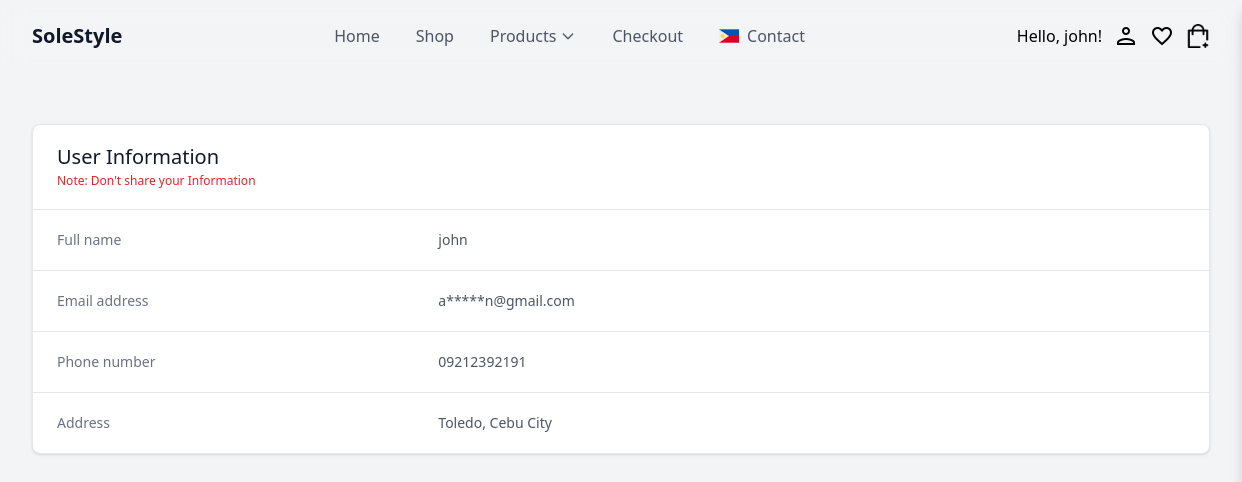
Page /pages/profile/user.profile.php (signed in) on the committed database.
### tables this page shows
CREATE TABLE `customer` (
  `customer_ID` int NOT NULL,
  `name` varchar(100) DEFAULT NULL,
  `email` varchar(100) DEFAULT NULL,
  `phone` varchar(20) DEFAULT NULL,
  `address` varchar(255) DEFAULT NULL,
  `password` varchar(255) DEFAULT NULL,
  `user_type` varchar(50) DEFAULT NULL
);

### pages/profile/user.profile.php (the view, shortened to what this page needs)
<?php
require_once("../../db/customer.db.php");
require_once("../../static/users/home-header.php");
if (isset($_SESSION["username"])) {
  $username = $_SESSION["username"];
  $query = "SELECT name, email, address, phone FROM customer WHERE name = '$username'";
  $result = mysqli_query($conn, $query);
  if (mysqli_num_rows($result) > 0) {
    $customer = mysqli_fetch_assoc($result);
  } else {
    echo "Customer not found.";
  }
}
function maskEmail($email)
{
  $parts = explode("@", $email);
  if (count($parts) === 2) {
    $name = $parts[0];
    $gmail = $parts[1];
    $maskedName = substr($name, 0, 1) . '*****' . substr($name, -1);
    return $maskedName . '@' . $gmail;
  }
  return "sayup mani";
}
?>
<!DOCTYPE html>
<html>
<head>
  <script src="https://cdn.tailwindcss.com"></script>
</head>
<body class="bg-gray-100 font-sans">
  <section class="max-w-7xl mx-auto px-4 sm:px-6 lg:px-8 py-8 mt-5">
    <div class="bg-white overflow-hidden shadow rounded-lg border">
      <div class="px-4 py-5 sm:px-6">
        <h3 class="text-xl leading-6 font-medium text-gray-900">
          User Information
        </h3>
        <p class="mt-1 max-w-2xl text-xs text-red-600 ">
          Note: Don't share your Information
        </p>
      </div>
      <div class="border-t border-gray-200 px-4 py-5 sm:p-0">
        <dl class="sm:divide-y sm:divide-gray-200">
          <div class="py-3 sm:py-5 sm:grid sm:grid-cols-3 sm:gap-4 sm:px-6">
            <dt class="text-sm font-medium text-gray-500">Full name</dt>
            <dd class="mt-1 text-sm text-gray-600 sm:mt-0 sm:col-span-2">
              <?php echo htmlspecialchars($customer["name"] ?? 'None'); ?>
            </dd>
          </div>
          <div class="py-3 sm:py-5 sm:grid sm:grid-cols-3 sm:gap-4 sm:px-6">
            <dt class="text-sm font-medium text-gray-500">Email address</dt>
            <dd class="mt-1 text-sm text-gray-600 sm:mt-0 sm:col-span-2">
              <?php echo htmlspecialchars(maskEmail($customer["email"] ?? 'None')); ?>
            </dd>
          </div>
          <div class="py-3 sm:py-5 sm:grid sm:grid-cols-3 sm:gap-4 sm:px-6">
            <dt class="text-sm font-medium text-gray-500">Phone number</dt>
            <dd class="mt-1 text-sm text-gray-600 sm:mt-0 sm:col-span-2">
              <?php echo htmlspecialchars($customer["phone"] ?? 'None'); ?>
            </dd>
          </div>
          <div class="py-3 sm:py-5 sm:grid sm:grid-cols-3 sm:gap-4 sm:px-6">
            <dt class="text-sm font-medium text-gray-500">Address</dt>
            <dd class="mt-1 text-sm text-gray-600 sm:mt-0 sm:col-span-2">
              <?php echo htmlspecialchars($customer["address"] ?? 'None'); ?>
            </dd>
          </div>
        </dl>
      </div>
    </div>
  </section>
</body>
</html>

### rows in the picture
customer: name "john", email "a*****n@gmail.com", phone "09212392191", address "Toledo, Cebu City"

### other values in the picture
$_SESSION["username"] "john"
